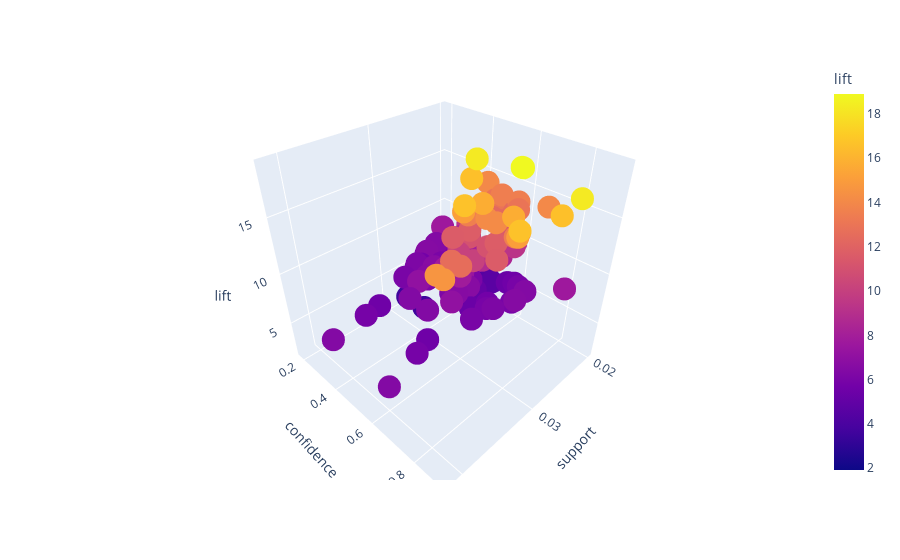

Notebook source saved alongside this figure:
### Code cell
fig = px.scatter_3d(metrics_df, x='support', y='confidence', z='lift',
              color='lift')
fig.show()

### Figure 1 — Plotly figure (JSON) as saved in the notebook; plotly's stock layout.template omitted (floating-point values rounded to 4 significant figures; data arrays with more than 128 entries replaced by an {"elided": "..."} marker saying what was removed)
{"data": [{"hovertemplate": "support=%{x}<br>confidence=%{y}<br>lift=%{marker.color}<extra></extra>", "legendgroup": "", "marker": {"color": {"elided": "172 float values"}, "coloraxis": "coloraxis", "symbol": "circle"}, "mode": "markers", "name": "", "scene": "scene", "showlegend": false, "type": "scatter3d", "x": {"elided": "172 float values"}, "y": {"elided": "172 float values"}, "z": {"elided": "172 float values"}}], "layout": {"coloraxis": {"colorbar": {"title": {"text": "lift"}}, "colorscale": [[0, "#0d0887"], [0.1111, "#46039f"], [0.2222, "#7201a8"], [0.3333, "#9c179e"], [0.4444, "#bd3786"], [0.5556, "#d8576b"], [0.6667, "#ed7953"], [0.7778, "#fb9f3a"], [0.8889, "#fdca26"], [1, "#f0f921"]]}, "legend": {"tracegroupgap": 0}, "margin": {"t": 60}, "scene": {"domain": {"x": [0, 1], "y": [0, 1]}, "xaxis": {"title": {"text": "support"}}, "yaxis": {"title": {"text": "confidence"}}, "zaxis": {"title": {"text": "lift"}}}}}
